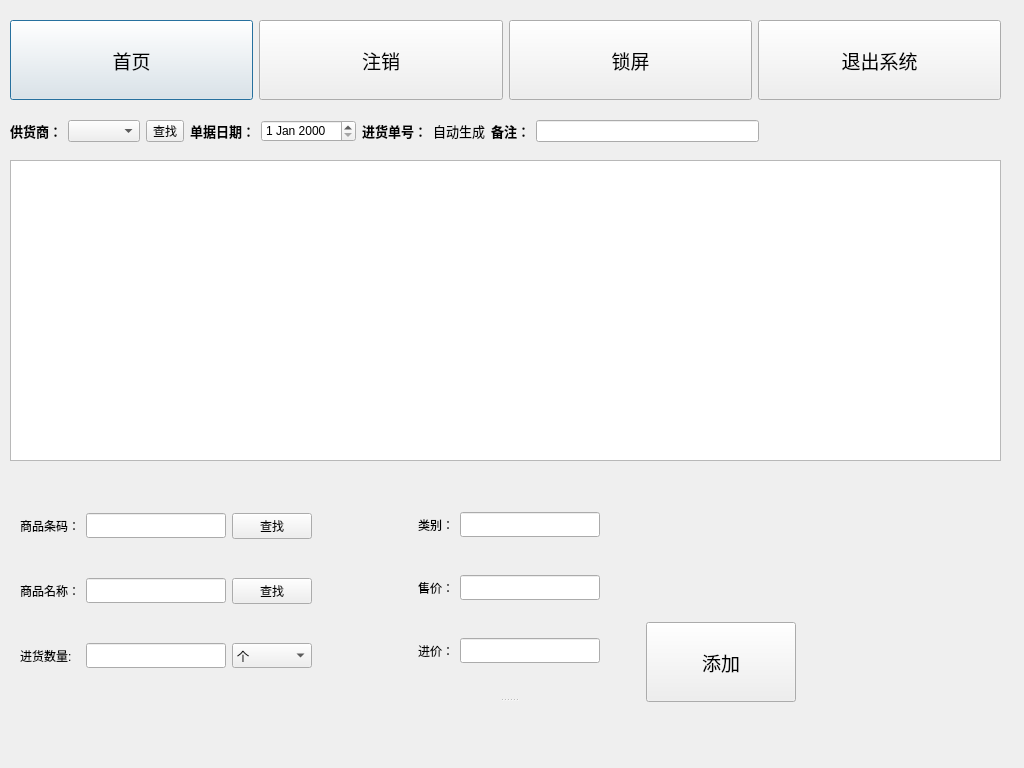
<?xml version="1.0" encoding="UTF-8"?>
<ui version="4.0">
 <class>PurchaseDialog</class>
 <widget class="QDialog" name="PurchaseDialog">
  <property name="geometry">
   <rect>
    <x>0</x>
    <y>0</y>
    <width>1024</width>
    <height>768</height>
   </rect>
  </property>
  <property name="minimumSize">
   <size>
    <width>1024</width>
    <height>768</height>
   </size>
  </property>
  <property name="maximumSize">
   <size>
    <width>1024</width>
    <height>768</height>
   </size>
  </property>
  <property name="windowTitle">
   <string>Dialog</string>
  </property>
  <widget class="QWidget" name="layoutWidget">
   <property name="geometry">
    <rect>
     <x>10</x>
     <y>10</y>
     <width>991</width>
     <height>101</height>
    </rect>
   </property>
   <layout class="QHBoxLayout" name="horizontalLayout_3">
    <item>
     <widget class="QPushButton" name="pushButton">
      <property name="minimumSize">
       <size>
        <width>100</width>
        <height>80</height>
       </size>
      </property>
      <property name="font">
       <font>
        <family>Arial</family>
        <pointsize>14</pointsize>
       </font>
      </property>
      <property name="text">
       <string>首页</string>
      </property>
     </widget>
    </item>
    <item>
     <widget class="QPushButton" name="pushButton_2">
      <property name="minimumSize">
       <size>
        <width>100</width>
        <height>80</height>
       </size>
      </property>
      <property name="font">
       <font>
        <family>Arial</family>
        <pointsize>14</pointsize>
       </font>
      </property>
      <property name="text">
       <string>注销</string>
      </property>
     </widget>
    </item>
    <item>
     <widget class="QPushButton" name="pushButton_4">
      <property name="minimumSize">
       <size>
        <width>100</width>
        <height>80</height>
       </size>
      </property>
      <property name="font">
       <font>
        <family>Arial</family>
        <pointsize>14</pointsize>
       </font>
      </property>
      <property name="text">
       <string>锁屏</string>
      </property>
     </widget>
    </item>
    <item>
     <widget class="QPushButton" name="exitSystemButton">
      <property name="minimumSize">
       <size>
        <width>100</width>
        <height>80</height>
       </size>
      </property>
      <property name="font">
       <font>
        <family>Arial</family>
        <pointsize>14</pointsize>
       </font>
      </property>
      <property name="text">
       <string>退出系统</string>
      </property>
     </widget>
    </item>
   </layout>
  </widget>
  <widget class="QWidget" name="layoutWidget_2">
   <property name="geometry">
    <rect>
     <x>10</x>
     <y>120</y>
     <width>971</width>
     <height>22</height>
    </rect>
   </property>
   <layout class="QHBoxLayout" name="horizontalLayout_4">
    <item>
     <widget class="QLabel" name="label">
      <property name="sizePolicy">
       <sizepolicy hsizetype="Maximum" vsizetype="Preferred">
        <horstretch>0</horstretch>
        <verstretch>0</verstretch>
       </sizepolicy>
      </property>
      <property name="font">
       <font>
        <pointsize>10</pointsize>
        <weight>75</weight>
        <bold>true</bold>
       </font>
      </property>
      <property name="styleSheet">
       <string notr="true">background:transparent</string>
      </property>
      <property name="text">
       <string>供货商：</string>
      </property>
     </widget>
    </item>
    <item>
     <widget class="QComboBox" name="Supplier_comboBox">
      <property name="sizePolicy">
       <sizepolicy hsizetype="Preferred" vsizetype="Fixed">
        <horstretch>0</horstretch>
        <verstretch>0</verstretch>
       </sizepolicy>
      </property>
     </widget>
    </item>
    <item>
     <widget class="QToolButton" name="Find_Supplier_toolButton">
      <property name="sizePolicy">
       <sizepolicy hsizetype="Maximum" vsizetype="Fixed">
        <horstretch>0</horstretch>
        <verstretch>0</verstretch>
       </sizepolicy>
      </property>
      <property name="text">
       <string>查找</string>
      </property>
     </widget>
    </item>
    <item>
     <widget class="QLabel" name="label_2">
      <property name="sizePolicy">
       <sizepolicy hsizetype="Maximum" vsizetype="Preferred">
        <horstretch>0</horstretch>
        <verstretch>0</verstretch>
       </sizepolicy>
      </property>
      <property name="font">
       <font>
        <pointsize>10</pointsize>
        <weight>75</weight>
        <bold>true</bold>
       </font>
      </property>
      <property name="styleSheet">
       <string notr="true">background:transparent</string>
      </property>
      <property name="text">
       <string>单据日期：</string>
      </property>
     </widget>
    </item>
    <item>
     <widget class="QDateEdit" name="dateEdit"/>
    </item>
    <item>
     <widget class="QLabel" name="label_3">
      <property name="sizePolicy">
       <sizepolicy hsizetype="Maximum" vsizetype="Preferred">
        <horstretch>0</horstretch>
        <verstretch>0</verstretch>
       </sizepolicy>
      </property>
      <property name="font">
       <font>
        <pointsize>10</pointsize>
        <weight>75</weight>
        <bold>true</bold>
       </font>
      </property>
      <property name="styleSheet">
       <string notr="true">background:transparent</string>
      </property>
      <property name="text">
       <string>进货单号：</string>
      </property>
     </widget>
    </item>
    <item>
     <widget class="QLabel" name="label_4">
      <property name="font">
       <font>
        <pointsize>10</pointsize>
        <weight>50</weight>
        <bold>false</bold>
       </font>
      </property>
      <property name="text">
       <string>自动生成</string>
      </property>
     </widget>
    </item>
    <item>
     <widget class="QLabel" name="label_5">
      <property name="sizePolicy">
       <sizepolicy hsizetype="Maximum" vsizetype="Preferred">
        <horstretch>0</horstretch>
        <verstretch>0</verstretch>
       </sizepolicy>
      </property>
      <property name="font">
       <font>
        <pointsize>10</pointsize>
        <weight>75</weight>
        <bold>true</bold>
       </font>
      </property>
      <property name="styleSheet">
       <string notr="true">background:transparent</string>
      </property>
      <property name="text">
       <string>备注：</string>
      </property>
     </widget>
    </item>
    <item>
     <widget class="QLineEdit" name="Remark_lineEdit"/>
    </item>
    <item>
     <spacer name="horizontalSpacer">
      <property name="orientation">
       <enum>Qt::Horizontal</enum>
      </property>
      <property name="sizeHint" stdset="0">
       <size>
        <width>40</width>
        <height>20</height>
       </size>
      </property>
     </spacer>
    </item>
   </layout>
  </widget>
  <widget class="QTableView" name="tableView">
   <property name="geometry">
    <rect>
     <x>10</x>
     <y>160</y>
     <width>991</width>
     <height>301</height>
    </rect>
   </property>
  </widget>
  <widget class="QWidget" name="layoutWidget_3">
   <property name="geometry">
    <rect>
     <x>20</x>
     <y>480</y>
     <width>931</width>
     <height>222</height>
    </rect>
   </property>
   <layout class="QGridLayout" name="gridLayout_3">
    <item row="0" column="1">
     <spacer name="horizontalSpacer_2">
      <property name="orientation">
       <enum>Qt::Horizontal</enum>
      </property>
      <property name="sizeType">
       <enum>QSizePolicy::Maximum</enum>
      </property>
      <property name="sizeHint" stdset="0">
       <size>
        <width>100</width>
        <height>20</height>
       </size>
      </property>
     </spacer>
    </item>
    <item row="0" column="0" rowspan="2">
     <layout class="QGridLayout" name="gridLayout_2">
      <property name="sizeConstraint">
       <enum>QLayout::SetDefaultConstraint</enum>
      </property>
      <item row="0" column="2">
       <widget class="QPushButton" name="Find_ID_pushButton">
        <property name="text">
         <string>查找</string>
        </property>
       </widget>
      </item>
      <item row="0" column="0">
       <widget class="QLabel" name="label_6">
        <property name="text">
         <string>商品条码：</string>
        </property>
       </widget>
      </item>
      <item row="0" column="1">
       <widget class="QLineEdit" name="Goods_Id_lineEdit">
        <property name="sizePolicy">
         <sizepolicy hsizetype="Maximum" vsizetype="Fixed">
          <horstretch>0</horstretch>
          <verstretch>0</verstretch>
         </sizepolicy>
        </property>
        <property name="minimumSize">
         <size>
          <width>140</width>
          <height>25</height>
         </size>
        </property>
       </widget>
      </item>
      <item row="1" column="0">
       <widget class="QLabel" name="label_8">
        <property name="text">
         <string>商品名称：</string>
        </property>
       </widget>
      </item>
      <item row="1" column="2">
       <widget class="QPushButton" name="Find_Name_pushButton">
        <property name="text">
         <string>查找</string>
        </property>
       </widget>
      </item>
      <item row="1" column="1">
       <widget class="QLineEdit" name="Goods_Name_lineEdit">
        <property name="sizePolicy">
         <sizepolicy hsizetype="Maximum" vsizetype="Fixed">
          <horstretch>0</horstretch>
          <verstretch>0</verstretch>
         </sizepolicy>
        </property>
        <property name="minimumSize">
         <size>
          <width>140</width>
          <height>25</height>
         </size>
        </property>
       </widget>
      </item>
      <item row="2" column="0">
       <widget class="QLabel" name="label_14">
        <property name="text">
         <string>进货数量:</string>
        </property>
       </widget>
      </item>
      <item row="2" column="1">
       <widget class="QLineEdit" name="Goods_Num_lineEdit">
        <property name="sizePolicy">
         <sizepolicy hsizetype="Maximum" vsizetype="Fixed">
          <horstretch>0</horstretch>
          <verstretch>0</verstretch>
         </sizepolicy>
        </property>
        <property name="minimumSize">
         <size>
          <width>140</width>
          <height>25</height>
         </size>
        </property>
       </widget>
      </item>
      <item row="2" column="2">
       <widget class="QComboBox" name="Goods_Unit_comboBox">
        <property name="minimumSize">
         <size>
          <width>50</width>
          <height>25</height>
         </size>
        </property>
        <item>
         <property name="text">
          <string>个</string>
         </property>
        </item>
        <item>
         <property name="text">
          <string>打</string>
         </property>
        </item>
        <item>
         <property name="text">
          <string>瓶</string>
         </property>
        </item>
        <item>
         <property name="text">
          <string>台</string>
         </property>
        </item>
        <item>
         <property name="text">
          <string>桶</string>
         </property>
        </item>
        <item>
         <property name="text">
          <string>包</string>
         </property>
        </item>
        <item>
         <property name="text">
          <string>箱</string>
         </property>
        </item>
        <item>
         <property name="text">
          <string>条</string>
         </property>
        </item>
        <item>
         <property name="text">
          <string>捆</string>
         </property>
        </item>
       </widget>
      </item>
     </layout>
    </item>
    <item row="1" column="3">
     <spacer name="horizontalSpacer_4">
      <property name="orientation">
       <enum>Qt::Horizontal</enum>
      </property>
      <property name="sizeType">
       <enum>QSizePolicy::Maximum</enum>
      </property>
      <property name="sizeHint" stdset="0">
       <size>
        <width>40</width>
        <height>20</height>
       </size>
      </property>
     </spacer>
    </item>
    <item row="1" column="5">
     <widget class="QPushButton" name="Ok_Add_pushButton_2">
      <property name="sizePolicy">
       <sizepolicy hsizetype="Maximum" vsizetype="Fixed">
        <horstretch>0</horstretch>
        <verstretch>0</verstretch>
       </sizepolicy>
      </property>
      <property name="minimumSize">
       <size>
        <width>150</width>
        <height>80</height>
       </size>
      </property>
      <property name="font">
       <font>
        <family>Arial</family>
        <pointsize>14</pointsize>
       </font>
      </property>
      <property name="text">
       <string>添加</string>
      </property>
     </widget>
    </item>
    <item row="0" column="5">
     <spacer name="horizontalSpacer_3">
      <property name="orientation">
       <enum>Qt::Horizontal</enum>
      </property>
      <property name="sizeHint" stdset="0">
       <size>
        <width>40</width>
        <height>20</height>
       </size>
      </property>
     </spacer>
    </item>
    <item row="0" column="2" rowspan="2">
     <widget class="QSplitter" name="splitter_3">
      <property name="orientation">
       <enum>Qt::Vertical</enum>
      </property>
      <widget class="QWidget" name="layoutWidget_4">
       <layout class="QGridLayout" name="gridLayout">
        <item row="0" column="0">
         <widget class="QLabel" name="label_7">
          <property name="text">
           <string>类别：</string>
          </property>
         </widget>
        </item>
        <item row="2" column="0">
         <widget class="QLabel" name="label_12">
          <property name="text">
           <string>进价：</string>
          </property>
         </widget>
        </item>
        <item row="2" column="1" colspan="2">
         <widget class="QLineEdit" name="Goods_Bid_Price_lineEdit">
          <property name="minimumSize">
           <size>
            <width>140</width>
            <height>25</height>
           </size>
          </property>
         </widget>
        </item>
        <item row="1" column="0">
         <widget class="QLabel" name="label_11">
          <property name="text">
           <string>售价：</string>
          </property>
         </widget>
        </item>
        <item row="1" column="1" colspan="2">
         <widget class="QLineEdit" name="Goods_Seal_Price_lineEdit">
          <property name="minimumSize">
           <size>
            <width>140</width>
            <height>25</height>
           </size>
          </property>
         </widget>
        </item>
        <item row="0" column="1" colspan="2">
         <widget class="QLineEdit" name="Goods_Seal_Price_lineEdit_2">
          <property name="minimumSize">
           <size>
            <width>140</width>
            <height>25</height>
           </size>
          </property>
         </widget>
        </item>
       </layout>
      </widget>
      <widget class="QWidget" name="layoutWidget_5">
       <layout class="QHBoxLayout" name="horizontalLayout"/>
      </widget>
     </widget>
    </item>
   </layout>
  </widget>
 </widget>
 <resources/>
 <connections/>
</ui>
